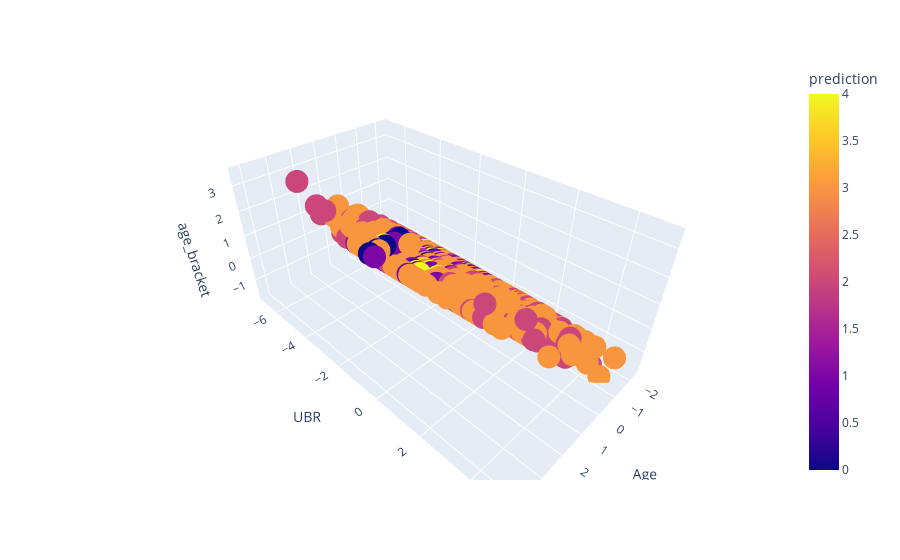

This figure's notebook cell:
### Code cell
import plotly.express as px
prediction_df = prediction_df.reset_index()
figure = px.scatter_3d(
    prediction_df, 
    x = "Age",
    y = "UBR",
    z = "age_bracket",
    color = 'prediction',
    hover_data = ['index']
)

figure.show()

### Figure 1 — Plotly figure (JSON) as saved in the notebook; plotly's stock layout.template omitted (floating-point values rounded to 4 significant figures; data arrays with more than 128 entries replaced by an {"elided": "..."} marker saying what was removed)
{"data": [{"customdata": {"elided": "7567x1 int values"}, "hovertemplate": "Age=%{x}<br>UBR=%{y}<br>age_bracket=%{z}<br>index=%{customdata[0]}<br>prediction=%{marker.color}<extra></extra>", "legendgroup": "", "marker": {"color": {"elided": "7567 int values"}, "coloraxis": "coloraxis", "symbol": "circle"}, "mode": "markers", "name": "", "scene": "scene", "showlegend": false, "type": "scatter3d", "x": {"elided": "7567 float values"}, "y": {"elided": "7567 float values"}, "z": {"elided": "7567 float values"}}], "layout": {"coloraxis": {"colorbar": {"title": {"text": "prediction"}}, "colorscale": [[0, "#0d0887"], [0.1111, "#46039f"], [0.2222, "#7201a8"], [0.3333, "#9c179e"], [0.4444, "#bd3786"], [0.5556, "#d8576b"], [0.6667, "#ed7953"], [0.7778, "#fb9f3a"], [0.8889, "#fdca26"], [1, "#f0f921"]]}, "legend": {"tracegroupgap": 0}, "margin": {"t": 60}, "scene": {"domain": {"x": [0, 1], "y": [0, 1]}, "xaxis": {"title": {"text": "Age"}}, "yaxis": {"title": {"text": "UBR"}}, "zaxis": {"title": {"text": "age_bracket"}}}}}
